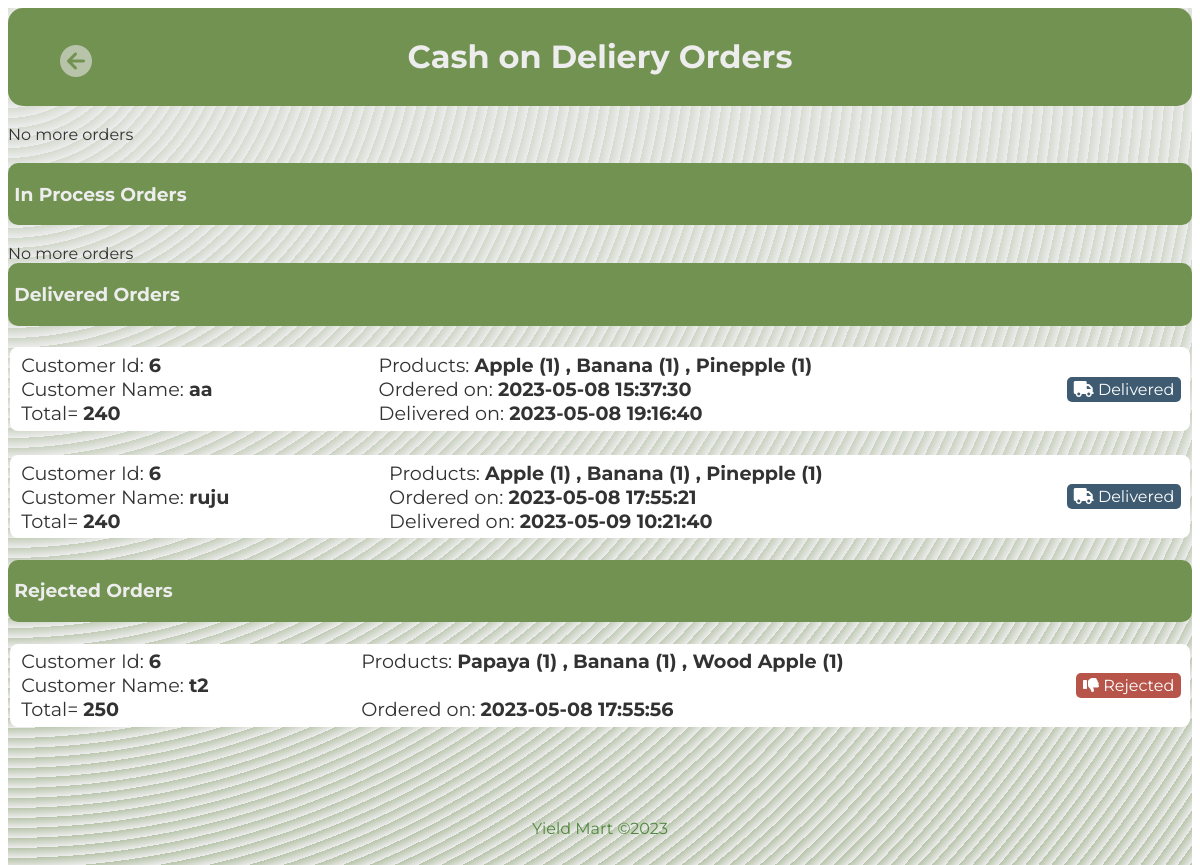
/manager/sc-orders.php (signed in), run on the app's committed database.
### tables this page shows
CREATE TABLE `orders` (
  `order_id` int(11) NOT NULL,
  `name` varchar(225) NOT NULL,
  `number` int(11) NOT NULL,
  `method` varchar(225) NOT NULL,
  `address` varchar(225) NOT NULL,
  `total_products` varchar(500) NOT NULL,
  `total_price` int(11) NOT NULL,
  `user_id` int(11) NOT NULL,
  `ordered_on` datetime NOT NULL,
  `delivered_on` datetime DEFAULT NULL,
  `status` int(11) NOT NULL COMMENT '0-placed,1-assign 2-process, 3-delivered, 4-failed'
);

### manager/sc-orders.php (the view, shortened to what this page needs)
<html>
<?php
@include "./conn.php";
?>
<?php
$sql0 = "SELECT * FROM `orders` WHERE method='cash on delivery' AND STATUS=0";
$sql1 = "SELECT * FROM `orders` WHERE method='cash on delivery' AND STATUS=1";
$sql2 = "SELECT * FROM `orders` WHERE method='cash on delivery' AND STATUS=4";
$sql3 = "SELECT * FROM `orders` WHERE method='cash on delivery' AND STATUS=3";
?>
<head>
    <link rel="stylesheet" href="./css/orders.css">
    <link rel="stylesheet" href="https://cdnjs.cloudflare.com/ajax/libs/font-awesome/4.7.0/css/font-awesome.
    min.css">
    <link rel="stylesheet" href="https://cdnjs.cloudflare.com/ajax/libs/font-awesome/6.2.1/css/all.min.css">
</head>
<body>
    <div class="main">
        <a href="./mdash.php"><i class="fa-solid fa-circle-arrow-left fa-2xl" style="color: #a6b695; left:5%; position:absolute;top:7%;width:25px;height:25px;" onMouseOver="this.style.color='#669c35'" onMouseOut="this.style.color='#a6b695'"></i></a>
        <div class="head">
            <h1>Cash on Deliery Orders</h1>
        </div>
        <?php
        $sqlRequestViewResult = mysqli_query($conn, $sql0);
        if (mysqli_num_rows($sqlRequestViewResult) > 0) {
            while ($row = mysqli_fetch_assoc($sqlRequestViewResult)) {
                $Oid = $row["order_id"];
        ?>
                <br>
                <div class="content">
                    <p id=f>
                        &nbsp;Customer Id: <b><?php echo $row["user_id"]; ?></b>
                        <br>
                        &nbsp;Customer Name: <b><?php echo $row["name"]; ?></b>
                        <br>
                        &nbsp;Total= <b><?php echo $row["total_price"]; ?></b>
                    </p>
                    <p id=s>
                        &nbsp;Products: <b><?php echo $row["total_products"]; ?></b>
                        <br>
                        <br>
                        &nbsp;Ordered on: <b><?php echo $row["ordered_on"]; ?></b>
                    </p>
                    <br>
                    <p>
                    <form method="post">
                        <button id=c type="submit" name="assign<?php echo $Oid; ?>"><i class="fa-solid fa-truck"></i> Assign</button>&nbsp;&nbsp;
                        <button class=reject type="submit" name="reject<?php echo $Oid; ?>"><i class="fa fa-times" aria-hidden="true" type="submit"></i> Reject</button>
                    </form>
                    </p>
                </div>
        <?php if (isset($_POST["assign$Oid"])) {
                    $sqlRequestaccept = "UPDATE `orders` SET `status`=1 WHERE `order_id`=$Oid";
                    $sqlAccept = mysqli_query($conn, $sqlRequestaccept);
                    header("Location:sc-orders.php");
                }
                if (isset($_POST["reject$Oid"])) {
                    $sqlRequestaccept = "UPDATE `orders` SET `status`=4 WHERE `order_id`=$Oid";
                    $sqlAccept = mysqli_query($conn, $sqlRequestaccept);
                    header("Location:sc-orders.php");
                }
            }
        } else {
            echo "<br>No more orders <br>";
        }
        ?>
        <br>
        <div class="conformed">
            <h3>&nbsp;In Process Orders</h3>
        </div>
        <?php
        $sqlRequestViewResult = mysqli_query($conn, $sql1);
        if (mysqli_num_rows($sqlRequestViewResult) > 0) {
            while ($row = mysqli_fetch_assoc($sqlRequestViewResult)) {
        ?>
                <br>
                <div class="content">
                    <p id=f>
                        &nbsp;Customer Id: <b><?php echo $row["user_id"]; ?></b>
                        <br>
                        &nbsp;Customer Name: <b><?php echo $row["name"]; ?></b>
                        <br>
                        &nbsp;Total= <b><?php echo $row["total_price"]; ?></b>
                    </p>
                    <p id=s>
                        &nbsp;Products: <b><?php echo $row["total_products"]; ?></b>
                        <br>
                        <br>
                        &nbsp;Ordered on: <b><?php echo $row["ordered_on"]; ?></b>
                    </p>
                    <p id=c><i class="fa-solid fa-truck"></i> In Process</p>&nbsp;&nbsp;
                </div>
        <?php }
        } else {
            echo "<br>No more orders <br>";
        }
        ?>
        <div class="conformed">
            <h3>&nbsp;Delivered Orders</h3>
        </div>
        <?php
        $sqlRequestViewResult = mysqli_query($conn, $sql3);
        if (mysqli_num_rows($sqlRequestViewResult) > 0) {
            while ($row = mysqli_fetch_assoc($sqlRequestViewResult)) {
        ?>
                <br>
                <div class="content">
                    <p id=f>
                        &nbsp;Customer Id: <b><?php echo $row["user_id"]; ?></b>
                        <br>
                        &nbsp;Customer Name: <b><?php echo $row["name"]; ?></b>
                        <br>
                        &nbsp;Total= <b><?php echo $row["total_price"]; ?></b>
                    </p>
                    <p id=s>
                        &nbsp;Products: <b><?php echo $row["total_products"]; ?></b>
                        <br>
                        &nbsp;Ordered on: <b><?php echo $row["ordered_on"]; ?></b>
                        <br>
                        &nbsp;Delivered on: <b><?php echo $row["delivered_on"]; ?></b>
                    </p>
                    <p id=c><i class="fa-solid fa-truck"></i> Delivered</p>&nbsp;&nbsp;
                </div>
        <?php }
        } else {
            echo "<br>No more orders <br>";
        } ?>
        <br>
        <div class="conformed">
            <h3>&nbsp;Rejected Orders</h3>
        </div>
        <?php
        $sqlRequestViewResult = mysqli_query($conn, $sql2);
        if (mysqli_num_rows($sqlRequestViewResult) > 0) {
            while ($row = mysqli_fetch_assoc($sqlRequestViewResult)) {
        ?>
                <br>
                <div class="conform">
                    <div class="content">
                        <p id=f>
                            &nbsp;Customer Id: <b><?php echo $row["user_id"]; ?></b>
                            <br>
                            &nbsp;Customer Name: <b><?php echo $row["name"]; ?></b>
                            <br>
                            &nbsp;Total= <b><?php echo $row["total_price"]; ?></b>
                        </p>
                        <p id=s>
                            &nbsp;Products: <b><?php echo $row["total_products"]; ?></b>
                            <br>
                            <br>
                            &nbsp;Ordered on: <b><?php echo $row["ordered_on"]; ?></b>
                        </p>
                        <p id=r><i class="fa-solid fa-thumbs-down"></i> Rejected</p>&nbsp;&nbsp;
                    </div>
            <?php }
        } else {
            echo "<br>No more orders <br>";
        }
            ?>
                </div>
                <br>
                <br><br>
                <footer>
                    <div class="container">
                        <p>Yield Mart ©2023</p>
                    </div>
                </footer>
    </div>
</body>
</html>

### manager/css/orders.css (style rules this page uses)
* { font-family: 'Montserrat', sans-serif; }
.main { height: auto; width: auto; background-color: #e9e9e9; opacity: 0.8; background-image: repeating-radial-gradient(circle at 0 0, transparent 0, #e9e9e9 10px), repeating-linear-gradient(#a6b69555, #a6b695); overflow-x: hidden; }
.head { display: flex; flex-direction: row; justify-content: center; padding: 8px; background: #507727; color: #e9e9e9; border-radius: 15px; }
.conformed { display: flex; padding: 1px; background: #507727; color: #e9e9e9; border-radius: 10px; }
.conform { display: flex; flex-direction: column-reverse; row-gap: 1rem; }
.content { display: flex; flex-direction: row; background-color: #fff; border-radius: 8px; margin: .2%; }
#f { flex-grow: 3; font-size: 1.2em; margin: .5%; }
#s { flex-grow: 5; font-size: 1.2em; margin: .5%; left: 40px; }
#r { align-self: center; color: #fff; background-color: #a72b1d; padding: 3px 7px; font-size: 100%; border-radius: 5px; }
#c { align-self: center; color: #fff; background-color: #0f334e; padding: 3px 7px; font-size: 100%; border-radius: 5px; }
footer { color: #246a0f; padding: 1rem; text-align: center; }
.container { display: flex; flex-direction: column; }

### data on the page
orders: user "6", name "aa", total_price "240", total_products "Apple (1) , Banana (1) , Pinepple (1)", ordered_on "2023-05-08 15:37:30", delivered_on "2023-05-08 19:16:40"
orders: user "6", name "ruju", total_price "240", total_products "Apple (1) , Banana (1) , Pinepple (1)", ordered_on "2023-05-08 17:55:21", delivered_on "2023-05-09 10:21:40"
orders: user "6", name "t2", total_price "250", total_products "Papaya (1) , Banana (1) , Wood Apple (1)", ordered_on "2023-05-08 17:55:56"
